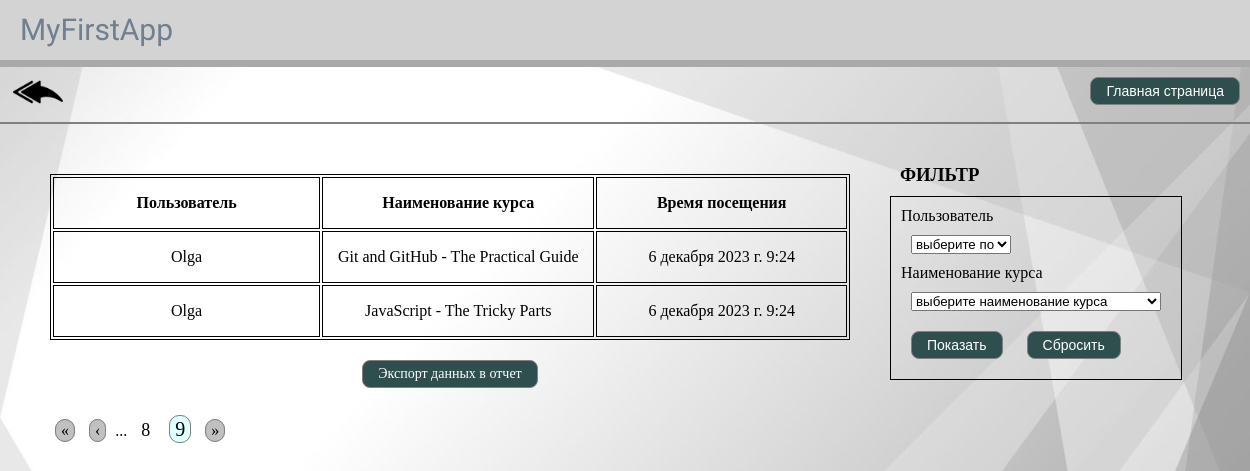
The app's page /main/statistic/?user_name=all&course_name=all&page=10, older data.
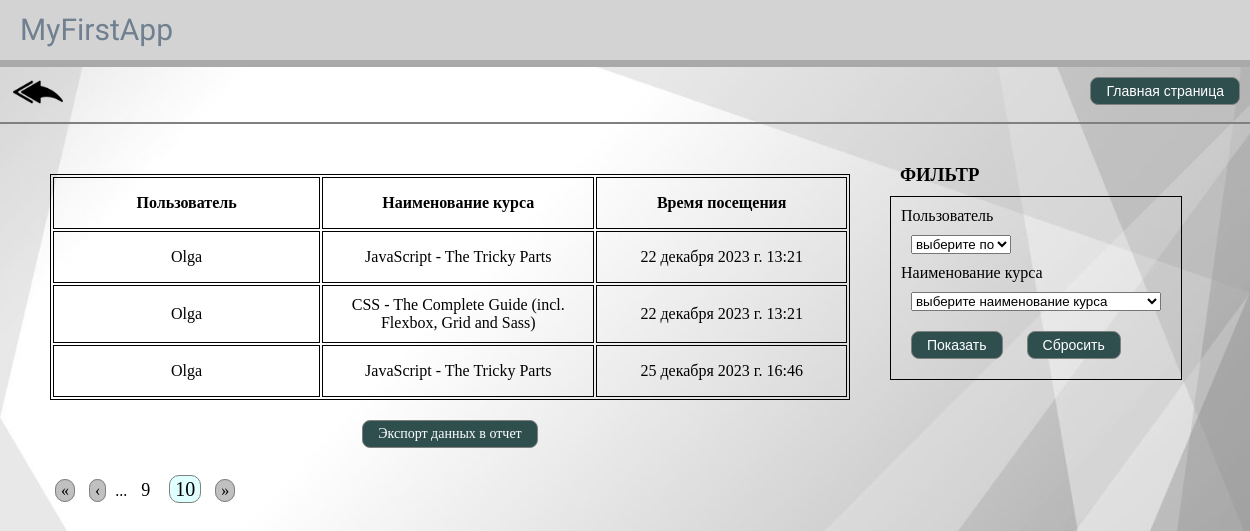
The same page, newer data.
### courses/models.py (models this page shows, shortened)
class CourseView(models.Model):
    user = models.ForeignKey(
        User, default=None, null=True, on_delete=models.SET_DEFAULT
    )
    course = models.ForeignKey(
        Course, default=None, null=True, on_delete=models.SET_DEFAULT
    )
    date = models.DateTimeField(default=timezone.now)
    class Meta:
        verbose_name = "Просмотр курса"
        verbose_name_plural = "Просмотры курсов"

class Course(models.Model):
    title = models.CharField(max_length=100)
    description = models.TextField()
    preview = models.ImageField(upload_to="courses")
    order = models.IntegerField()
    created = models.DateTimeField(default=timezone.now)
    def __str__(self):
        return self.title
    class Meta:
        verbose_name = "Курс"
        verbose_name_plural = "Курсы"

### users/models.py (models this page shows)
class User(AbstractUser):
    country = models.ForeignKey(
        Country, default=None, null=True, on_delete=models.SET_DEFAULT
    )
    city = models.ForeignKey(
        City, default=None, null=True, on_delete=models.SET_DEFAULT
    )
    number_telephone = models.CharField(max_length=60)
    photo = models.ImageField(upload_to="users")

### courses/views.py (the view)
# urls.py: path("statistic/", listing, name="listing"),
def listing(request):
    view_list = CourseView.objects.all()
    course_name = request.GET.get("course_name")
    u_name = request.GET.get("user_name")
    if course_name != "all":
        view_list = view_list.filter(course__title=course_name)
    if u_name != "all":
        view_list = view_list.filter(user__username=u_name)
    paginator = Paginator(view_list, 5)
    page_number = request.GET.get("page")
    page_obj = paginator.get_page(page_number)
    user_list = User.objects.all().order_by("username")
    course_list = Course.objects.all().order_by("title")
    return render(
        request,
        "statistic.html",
        {
            "page_obj": page_obj,
            "view_list": view_list,
            "user_list": user_list,
            "course_list": course_list,
            "course_name": course_name,
            "u_name": u_name,
        },
    )

### templates/statistic.html (shortened to what this page needs)
<!DOCTYPE html>
{% load static %}
<html lang="en">
<head>
    <link rel="stylesheet" href="{% static 'courses/style.css' %}">
    <link rel="stylesheet" href="{% static 'users/red.css' %}">
</head>
<body>
    {% include 'header.html' %}
    {% include 'header-2.html' %}
    <main class="info">
        <div class="stat">
            <table>
                <thread>
                    <tr>
                        <th>Пользователь</th>
                        <th>Наименование курса</th>
                        <th>Время посещения</th>
                    </tr>
                </thread>
                <tbody>
                    {%  for entry in page_obj  %}
                    <tr>
                        <td>{{  entry.user  }}</td>
                        <td>{{  entry.course  }}</td>
                        <td>{{  entry.date  }}</td>
                    </tr>
                    {%  endfor  %}
                </tbody>
            </table>
            <form>
                <a class="enter" href="/main/statistic/load/?user_name={{  u_name  }}&course_name={{  course_name  }}">Экспорт данных в отчет</a>
            </form>
        </div>
        <div class="filter">
            <div class="title-2">
                <p><h3>ФИЛЬТР</h3></p>
            </div>
            <form class="form-filter">
                <div>
                <label for="user-name">Пользователь</label><br>
                <select name="user_name" id="user-name">
                    <option value='all'>выберите пользователя</option>
                </select>
                </div>
                <div>
                <label for="course-name">Наименование курса</label><br>
                <select name="course_name" id="course-name">
                    <option value='all'>выберите наименование курса</option>
                </select>
                </div>
                <button type="submit" formaction="/main/statistic/">
                    Показать
                </button>
                <button type="button" onclick="buttonReset(this)">
                    Сбросить
                </button>
            </form>
        </div>
        <div class="pagination-2">
            <span>
                <a class="page" href="?user_name={{  u_name  }}&course_name={{  course_name  }}&page=1">&laquo;</a>
                {%  if page_obj.has_previous  %}
                    <a class="page" href="?user_name={{  u_name  }}&course_name={{  course_name  }}&page={{  page_obj.previous_page_number  }}">&lsaquo;</a>
                    {%  if page_obj.previous_page_number > 1  %}
                        ...
                    {%  endif  %}
                    <a class="num" href="?user_name={{  u_name  }}&course_name={{  course_name  }}&page={{  page_obj.number|add:'-1'  }}">{{  page_obj.number|add:'-1'  }}</a>
                {%  endif  %}
            <span class="num-main">{{  page_obj.number  }}</span>
                <a class="page" href="?user_name={{  u_name  }}&course_name={{  course_name  }}&page={{  page_obj.paginator.num_pages  }}">&raquo</a>
            </span>
        </div>
    </main>
</body>
</html>

Row changes from the older to the newer data that the page shows:
no longer on this page (row unchanged): CourseView: user "Olga", course "Git and GitHub - The Practical Guide", date "6 декабря 2023 г. 9:24"
no longer on this page (row unchanged): CourseView: user "Olga", course "JavaScript - The Tricky Parts", date "6 декабря 2023 г. 9:24"
added CourseView: user "Olga", course "JavaScript - The Tricky Parts", date "22 декабря 2023 г. 13:21"
added CourseView: user "Olga", course "CSS - The Complete Guide (incl. Flexbox, Grid and Sass)", date "22 декабря 2023 г. 13:21"
added CourseView: user "Olga", course "JavaScript - The Tricky Parts", date "25 декабря 2023 г. 16:46"
Text that changed along with them:
{{ page_obj.number|add:'-1' }}: "8" → "9"
{{ page_obj.number }}: "9" → "10"
